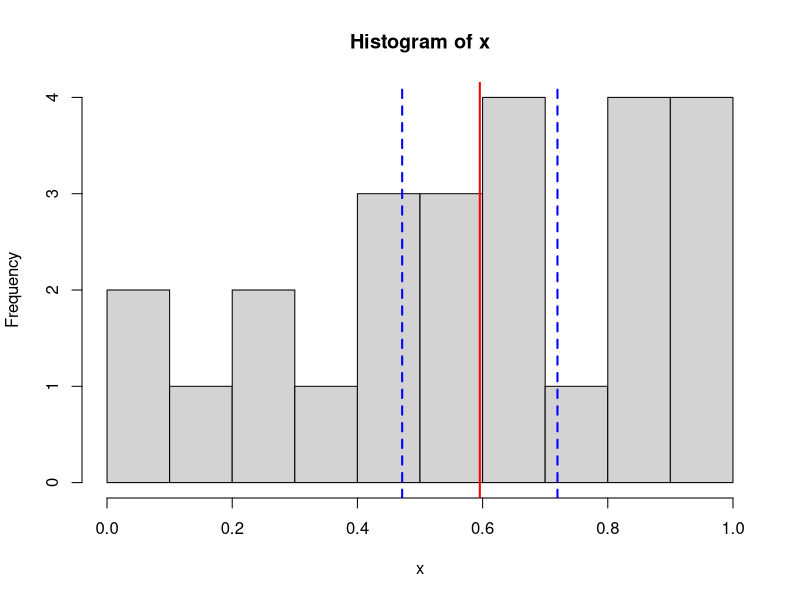
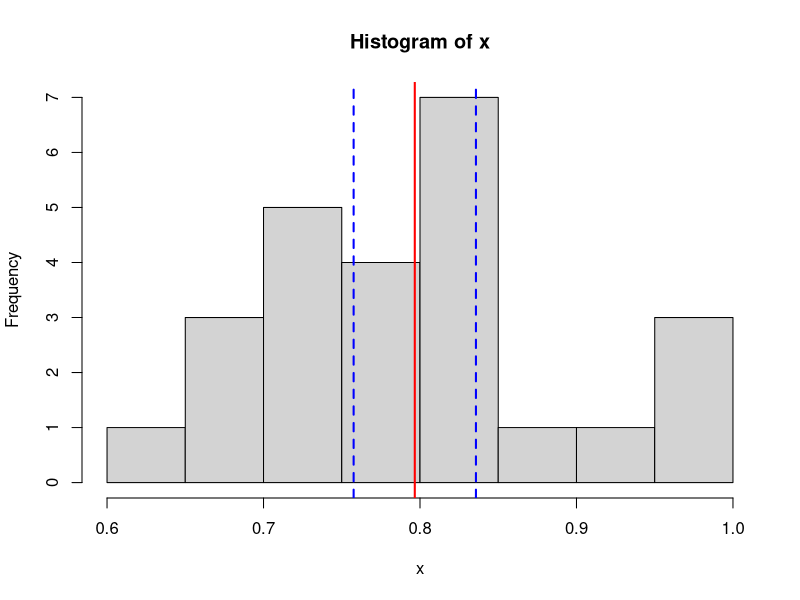
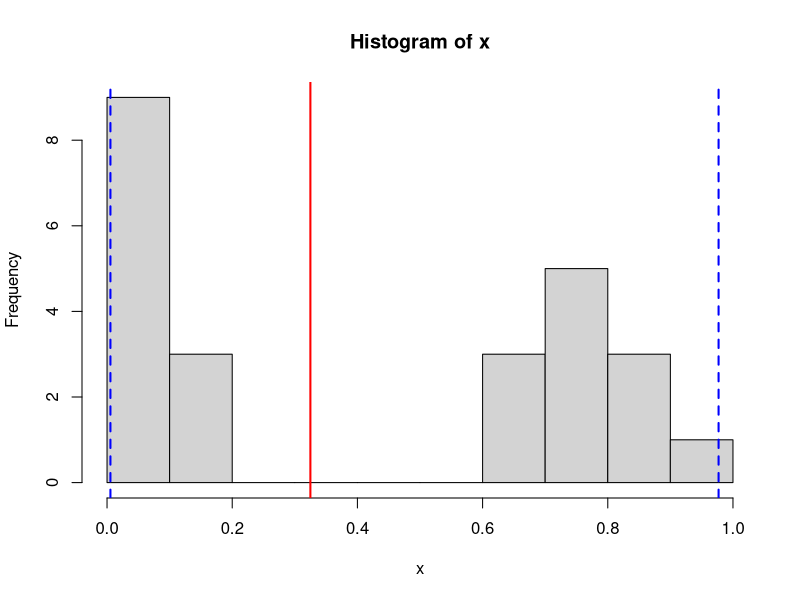

Here is the R script that generated these plots, in order:


#seeing what a distribution of values between 0-1 would produce like it might for a cell in the raster

# uniform distribution (complete disagreement amoung experts)
set.seed(123)  
x <- runif(25, min = 0, max = 1)

# summary stats
m <- mean(x)
ci <- t.test(x)$conf.int  # 95% CI

# plot histogram with mean & CI
hist(x, breaks = 10)
abline(v = m, col = "red", lwd = 2)
abline(v = ci, col = "blue", lty = 2, lwd = 2)

m; ci



#normal distribution - more agreement amoung experts
library(truncnorm)

set.seed(123)
x <- rtruncnorm(25, a = 0, b = 1, mean = 0.8, sd = 0.1)

summary(x)
# summary stats
m <- mean(x)
ci <- t.test(x)$conf.int  # 95% CI

# plot histogram with mean & CI
hist(x, breaks = 10)
abline(v = m, col = "red", lwd = 2)
abline(v = ci, col = "blue", lty = 2, lwd = 2)

m; ci


#bimodal:

library(truncnorm)

set.seed(123)

n <- 25

# mixture weights (you can adjust)
w1 <- 0.5   # 50% near 0
w2 <- 0.5   # 50% near 0.8

x <- c(
  rtruncnorm(round(n * w1), a = 0, b = 1, mean = 0.05, sd = 0.05),
  rtruncnorm(round(n * w2), a = 0, b = 1, mean = 0.8,  sd = 0.10)
)

logit_x <- log(x / (1 - x))
mean_logit_x <- mean(logit_x)
sd_logit_x <- sd(logit_x)
lwr_logit_x <- mean_logit_x - 1.96 * sd_logit_x
upr_logit_x <- mean_logit_x + 1.96 * sd_logit_x
inv_logit <- function(x) exp(x) / (1 + exp(x))
mean_x <- inv_logit(mean_logit_x)
lwr_x <- inv_logit(lwr_logit_x)
upr_x <- inv_logit(upr_logit_x)

# hist(x, breaks = 10, main = "Bimodal Distribution (Truncated Normals)")
# 
# m <- mean(x)
# ci <- t.test(x)$conf.int  # 95% CI

# plot histogram with mean & CI
hist(x, breaks = 10)
abline(v = mean_x, col = "red", lwd = 2)
abline(v = c(lwr_x, upr_x), col = "blue", lty = 2, lwd = 2)

c(mean_x, lwr_x, upr_x)
